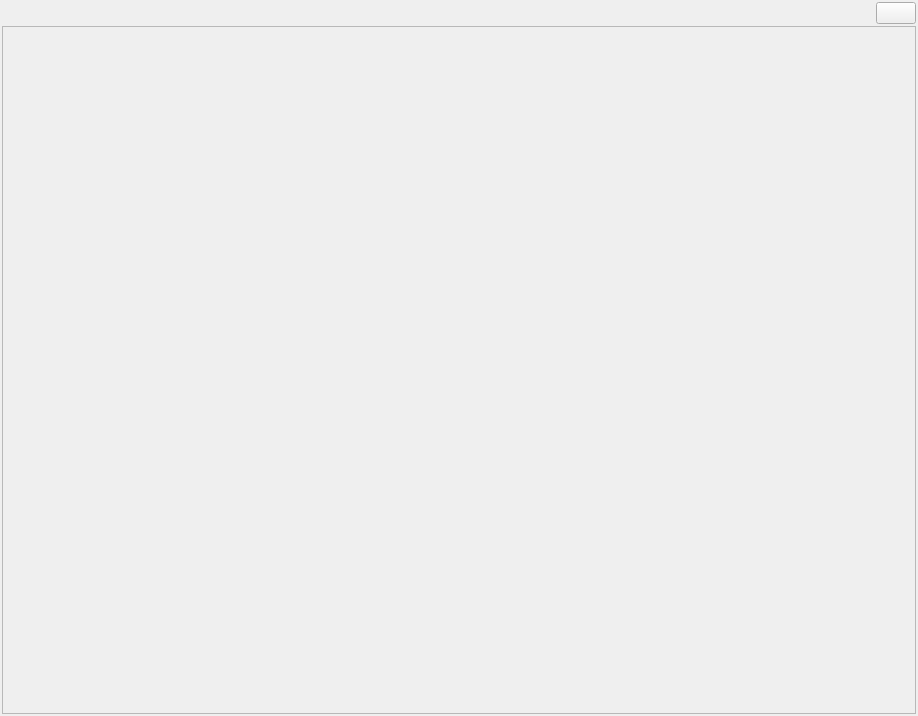
<?xml version="1.0" encoding="UTF-8"?>
<ui version="4.0">
 <class>SearchResultWidget</class>
 <widget class="QWidget" name="SearchResultWidget">
  <property name="geometry">
   <rect>
    <x>0</x>
    <y>0</y>
    <width>918</width>
    <height>716</height>
   </rect>
  </property>
  <property name="windowTitle">
   <string>SearchResultWidget</string>
  </property>
  <layout class="QVBoxLayout" name="verticalLayout">
   <property name="spacing">
    <number>2</number>
   </property>
   <property name="leftMargin">
    <number>2</number>
   </property>
   <property name="topMargin">
    <number>2</number>
   </property>
   <property name="rightMargin">
    <number>2</number>
   </property>
   <property name="bottomMargin">
    <number>2</number>
   </property>
   <item>
    <layout class="QHBoxLayout" name="horizontalLayout">
     <item>
      <spacer name="horizontalSpacer">
       <property name="orientation">
        <enum>Qt::Horizontal</enum>
       </property>
       <property name="sizeHint" stdset="0">
        <size>
         <width>40</width>
         <height>20</height>
        </size>
       </property>
      </spacer>
     </item>
     <item>
      <widget class="QPushButton" name="clearPushButton">
       <property name="toolTip">
        <string>Clear search results</string>
       </property>
       <property name="text">
        <string/>
       </property>
       <property name="icon">
        <iconset resource="infoviewer.qrc">
         <normaloff>:/InfoViewer/images/clear.png</normaloff>:/InfoViewer/images/clear.png</iconset>
       </property>
      </widget>
     </item>
    </layout>
   </item>
   <item>
    <widget class="QScrollArea" name="searchScrollArea">
     <property name="widgetResizable">
      <bool>false</bool>
     </property>
     <widget class="CustomTextViewWidget" name="searchResultViewWidget">
      <property name="geometry">
       <rect>
        <x>0</x>
        <y>0</y>
        <width>912</width>
        <height>682</height>
       </rect>
      </property>
     </widget>
    </widget>
   </item>
  </layout>
 </widget>
 <layoutdefault spacing="6" margin="11"/>
 <customwidgets>
  <customwidget>
   <class>CustomTextViewWidget</class>
   <extends>QWidget</extends>
   <header>CustomTextViewWidget.h</header>
   <container>1</container>
  </customwidget>
 </customwidgets>
 <resources>
  <include location="infoviewer.qrc"/>
 </resources>
 <connections/>
</ui>
